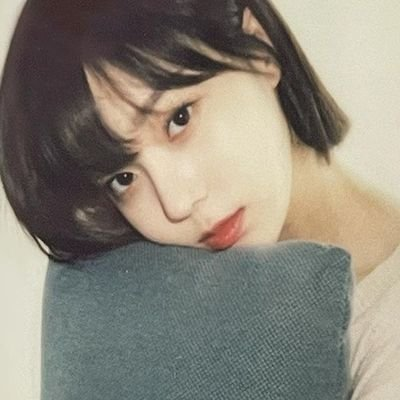
#> input picture winter.jpg, 400 x 400 px, found by its file name
$ python opencv_canny_out.py
#> lines starting #> are read from the running program, lines starting #| are printed output that depends on the picture; after the words box and inside, x2 and y2 are one past the last pixel; in counts of white or black regions, pixels touching at a corner belong together
import cv2

img = cv2.imread('winter.jpg')
#> img is the input picture: shape (400, 400, 3); mean B, G, R 121.5, 133.6, 139.1
img = cv2.resize(img,(1000,1000))
#> img: shape (1000, 1000, 3)

cv2.imshow("winter",img)


edge0 = cv2.Canny(img,50,80)
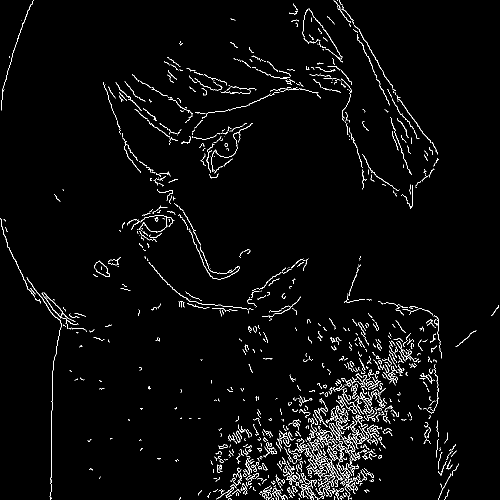
#> edge0: shape (1000, 1000) (shown at 1/2 size); 2.6% white in thin lines or dots
edge1 = cv2.Canny(img,50,100)
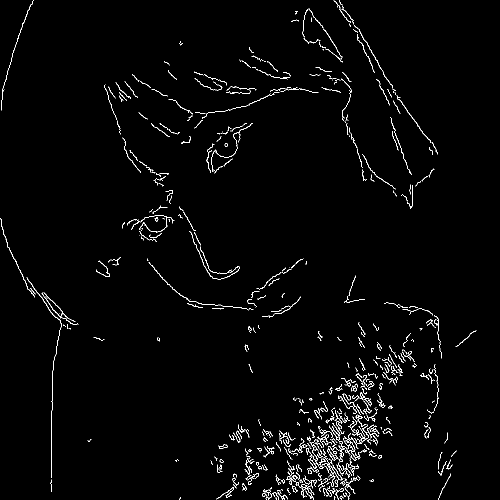
#> edge1: shape (1000, 1000) (shown at 1/2 size); 1.8% white in thin lines or dots
edge2 = cv2.Canny(img,100,150)
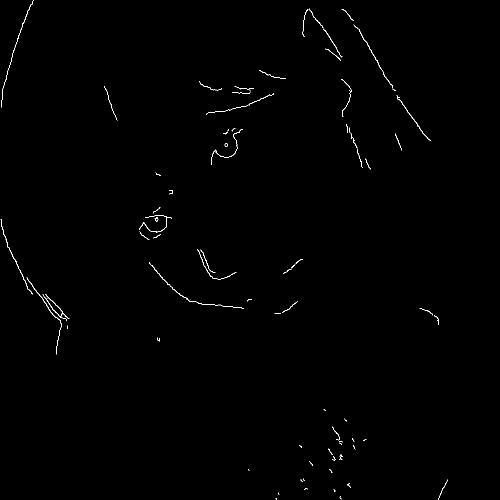
#> edge2: shape (1000, 1000) (shown at 1/2 size); 0.39% white in thin lines or dots, all inside (x1, y1, x2, y2) = (1, 0, 896, 1000)
edge3 = cv2.Canny(img,150,200)
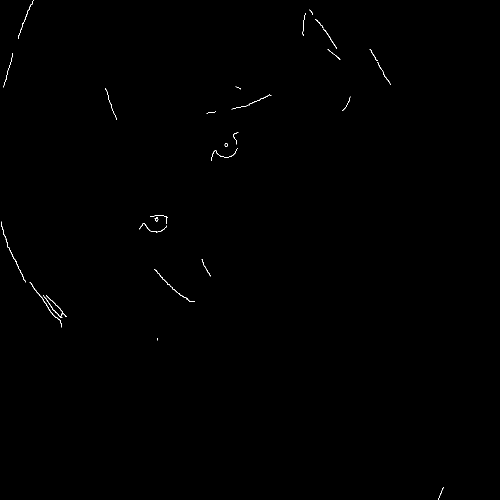
#> edge3: shape (1000, 1000) (shown at 1/2 size); 0.17% white in thin lines or dots, all inside (x1, y1, x2, y2) = (2, 0, 888, 1000)

cv2.imshow('edge0',edge0)
cv2.imshow('edge1',edge1)
cv2.imshow('edge2',edge2)
cv2.imshow('edge3',edge3)
cv2.waitKey(0)

cv2.destroyAllWindows()
